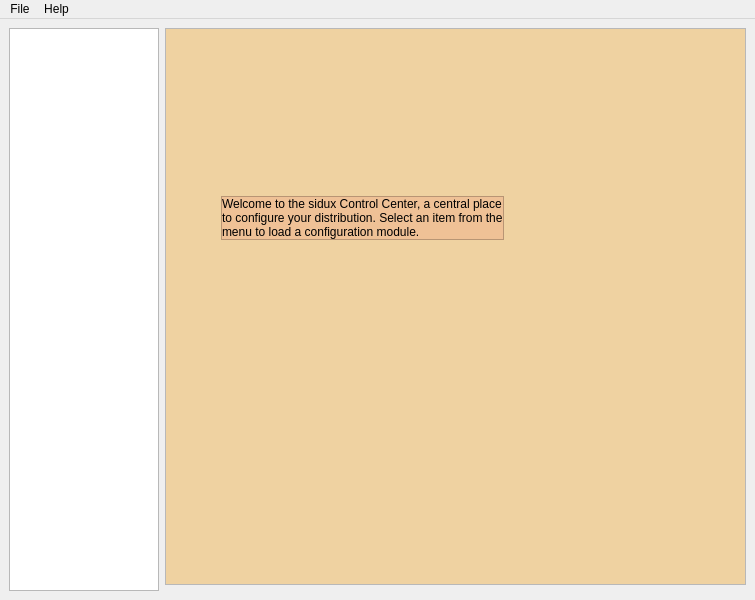
<?xml version="1.0" encoding="UTF-8"?>
<ui version="4.0">
 <class>Starter</class>
 <widget class="QMainWindow" name="Starter">
  <property name="geometry">
   <rect>
    <x>0</x>
    <y>0</y>
    <width>755</width>
    <height>600</height>
   </rect>
  </property>
  <property name="windowTitle">
   <string>sidux Control Center</string>
  </property>
  <widget class="QWidget" name="centralwidget">
   <layout class="QGridLayout" name="gridLayout">
    <item row="0" column="0" rowspan="2">
     <widget class="QListWidget" name="listWidget">
      <property name="sizePolicy">
       <sizepolicy hsizetype="Expanding" vsizetype="Expanding">
        <horstretch>0</horstretch>
        <verstretch>0</verstretch>
       </sizepolicy>
      </property>
      <property name="minimumSize">
       <size>
        <width>150</width>
        <height>0</height>
       </size>
      </property>
      <property name="maximumSize">
       <size>
        <width>150</width>
        <height>16777215</height>
       </size>
      </property>
      <property name="palette">
       <palette>
        <active>
         <colorrole role="AlternateBase">
          <brush brushstyle="SolidPattern">
           <color alpha="255">
            <red>169</red>
            <green>195</green>
            <blue>255</blue>
           </color>
          </brush>
         </colorrole>
        </active>
        <inactive>
         <colorrole role="AlternateBase">
          <brush brushstyle="SolidPattern">
           <color alpha="255">
            <red>169</red>
            <green>195</green>
            <blue>255</blue>
           </color>
          </brush>
         </colorrole>
        </inactive>
        <disabled>
         <colorrole role="AlternateBase">
          <brush brushstyle="SolidPattern">
           <color alpha="255">
            <red>169</red>
            <green>195</green>
            <blue>255</blue>
           </color>
          </brush>
         </colorrole>
        </disabled>
       </palette>
      </property>
      <property name="autoFillBackground">
       <bool>true</bool>
      </property>
      <property name="autoScrollMargin">
       <number>16</number>
      </property>
      <property name="alternatingRowColors">
       <bool>false</bool>
      </property>
      <property name="selectionMode">
       <enum>QAbstractItemView::SingleSelection</enum>
      </property>
      <property name="iconSize">
       <size>
        <width>42</width>
        <height>42</height>
       </size>
      </property>
      <property name="movement">
       <enum>QListView::Static</enum>
      </property>
      <property name="flow">
       <enum>QListView::TopToBottom</enum>
      </property>
      <property name="isWrapping" stdset="0">
       <bool>false</bool>
      </property>
      <property name="layoutMode">
       <enum>QListView::Batched</enum>
      </property>
      <property name="spacing">
       <number>0</number>
      </property>
      <property name="viewMode">
       <enum>QListView::IconMode</enum>
      </property>
      <property name="modelColumn">
       <number>0</number>
      </property>
      <property name="uniformItemSizes">
       <bool>false</bool>
      </property>
      <property name="batchSize">
       <number>100</number>
      </property>
      <property name="selectionRectVisible">
       <bool>true</bool>
      </property>
      <property name="sortingEnabled">
       <bool>false</bool>
      </property>
     </widget>
    </item>
    <item row="0" column="1">
     <widget class="QStackedWidget" name="stackedWidget">
      <property name="enabled">
       <bool>true</bool>
      </property>
      <property name="sizePolicy">
       <sizepolicy hsizetype="Expanding" vsizetype="Expanding">
        <horstretch>0</horstretch>
        <verstretch>0</verstretch>
       </sizepolicy>
      </property>
      <property name="autoFillBackground">
       <bool>true</bool>
      </property>
      <property name="frameShape">
       <enum>QFrame::StyledPanel</enum>
      </property>
      <property name="frameShadow">
       <enum>QFrame::Raised</enum>
      </property>
      <property name="midLineWidth">
       <number>0</number>
      </property>
      <property name="currentIndex">
       <number>0</number>
      </property>
      <widget class="QWidget" name="page1">
       <property name="palette">
        <palette>
         <active>
          <colorrole role="Base">
           <brush brushstyle="SolidPattern">
            <color alpha="255">
             <red>255</red>
             <green>255</green>
             <blue>255</blue>
            </color>
           </brush>
          </colorrole>
          <colorrole role="Window">
           <brush brushstyle="SolidPattern">
            <color alpha="255">
             <red>239</red>
             <green>210</green>
             <blue>161</blue>
            </color>
           </brush>
          </colorrole>
         </active>
         <inactive>
          <colorrole role="Base">
           <brush brushstyle="SolidPattern">
            <color alpha="255">
             <red>255</red>
             <green>255</green>
             <blue>255</blue>
            </color>
           </brush>
          </colorrole>
          <colorrole role="Window">
           <brush brushstyle="SolidPattern">
            <color alpha="255">
             <red>239</red>
             <green>210</green>
             <blue>161</blue>
            </color>
           </brush>
          </colorrole>
         </inactive>
         <disabled>
          <colorrole role="Base">
           <brush brushstyle="SolidPattern">
            <color alpha="255">
             <red>239</red>
             <green>210</green>
             <blue>161</blue>
            </color>
           </brush>
          </colorrole>
          <colorrole role="Window">
           <brush brushstyle="SolidPattern">
            <color alpha="255">
             <red>239</red>
             <green>210</green>
             <blue>161</blue>
            </color>
           </brush>
          </colorrole>
         </disabled>
        </palette>
       </property>
       <property name="autoFillBackground">
        <bool>true</bool>
       </property>
       <layout class="QGridLayout" name="gridLayout_3">
        <property name="margin">
         <number>0</number>
        </property>
        <item row="1" column="1">
         <widget class="QWidget" name="widget" native="true">
          <layout class="QGridLayout" name="gridLayout_2">
           <item row="1" column="1">
            <widget class="QLabel" name="label">
             <property name="text">
              <string>&lt;!DOCTYPE HTML PUBLIC &quot;-//W3C//DTD HTML 4.0//EN&quot; &quot;http://www.w3.org/TR/REC-html40/strict.dtd&quot;&gt;
&lt;html&gt;&lt;head&gt;&lt;meta name=&quot;qrichtext&quot; content=&quot;1&quot; /&gt;&lt;style type=&quot;text/css&quot;&gt;
p, li { white-space: pre-wrap; }
&lt;/style&gt;&lt;/head&gt;&lt;body style=&quot; font-family:'Sans Serif'; font-size:9pt; font-weight:400; font-style:normal;&quot;&gt;
&lt;p style=&quot; margin-top:0px; margin-bottom:0px; margin-left:0px; margin-right:0px; -qt-block-indent:0; text-indent:0px;&quot;&gt;&lt;img src=&quot;/usr/share/siduxcc/kde4/images/logo.png&quot; /&gt;&lt;/p&gt;&lt;/body&gt;&lt;/html&gt;</string>
             </property>
            </widget>
           </item>
           <item row="1" column="0">
            <spacer name="horizontalSpacer">
             <property name="orientation">
              <enum>Qt::Horizontal</enum>
             </property>
             <property name="sizeHint" stdset="0">
              <size>
               <width>40</width>
               <height>20</height>
              </size>
             </property>
            </spacer>
           </item>
           <item row="1" column="2">
            <widget class="QFrame" name="frame">
             <property name="palette">
              <palette>
               <active>
                <colorrole role="Light">
                 <brush brushstyle="SolidPattern">
                  <color alpha="255">
                   <red>97</red>
                   <green>96</green>
                   <blue>87</blue>
                  </color>
                 </brush>
                </colorrole>
                <colorrole role="Base">
                 <brush brushstyle="SolidPattern">
                  <color alpha="255">
                   <red>255</red>
                   <green>255</green>
                   <blue>255</blue>
                  </color>
                 </brush>
                </colorrole>
                <colorrole role="Window">
                 <brush brushstyle="SolidPattern">
                  <color alpha="255">
                   <red>239</red>
                   <green>193</green>
                   <blue>150</blue>
                  </color>
                 </brush>
                </colorrole>
               </active>
               <inactive>
                <colorrole role="Light">
                 <brush brushstyle="SolidPattern">
                  <color alpha="255">
                   <red>97</red>
                   <green>96</green>
                   <blue>87</blue>
                  </color>
                 </brush>
                </colorrole>
                <colorrole role="Base">
                 <brush brushstyle="SolidPattern">
                  <color alpha="255">
                   <red>255</red>
                   <green>255</green>
                   <blue>255</blue>
                  </color>
                 </brush>
                </colorrole>
                <colorrole role="Window">
                 <brush brushstyle="SolidPattern">
                  <color alpha="255">
                   <red>239</red>
                   <green>193</green>
                   <blue>150</blue>
                  </color>
                 </brush>
                </colorrole>
               </inactive>
               <disabled>
                <colorrole role="Light">
                 <brush brushstyle="SolidPattern">
                  <color alpha="255">
                   <red>97</red>
                   <green>96</green>
                   <blue>87</blue>
                  </color>
                 </brush>
                </colorrole>
                <colorrole role="Base">
                 <brush brushstyle="SolidPattern">
                  <color alpha="255">
                   <red>239</red>
                   <green>193</green>
                   <blue>150</blue>
                  </color>
                 </brush>
                </colorrole>
                <colorrole role="Window">
                 <brush brushstyle="SolidPattern">
                  <color alpha="255">
                   <red>239</red>
                   <green>193</green>
                   <blue>150</blue>
                  </color>
                 </brush>
                </colorrole>
               </disabled>
              </palette>
             </property>
             <property name="autoFillBackground">
              <bool>true</bool>
             </property>
             <property name="frameShape">
              <enum>QFrame::StyledPanel</enum>
             </property>
             <property name="frameShadow">
              <enum>QFrame::Raised</enum>
             </property>
             <layout class="QGridLayout" name="gridLayout_4">
              <property name="margin">
               <number>0</number>
              </property>
              <item row="0" column="0">
               <widget class="QLabel" name="label_2">
                <property name="autoFillBackground">
                 <bool>false</bool>
                </property>
                <property name="frameShape">
                 <enum>QFrame::NoFrame</enum>
                </property>
                <property name="frameShadow">
                 <enum>QFrame::Raised</enum>
                </property>
                <property name="text">
                 <string>Welcome to the sidux Control Center, a central place 
to configure your distribution. Select an item from the 
menu to load a configuration module.</string>
                </property>
                <property name="margin">
                 <number>7</number>
                </property>
               </widget>
              </item>
             </layout>
            </widget>
           </item>
          </layout>
         </widget>
        </item>
        <item row="3" column="1">
         <widget class="QLabel" name="label_3">
          <property name="text">
           <string>&lt;!DOCTYPE HTML PUBLIC &quot;-//W3C//DTD HTML 4.0//EN&quot; &quot;http://www.w3.org/TR/REC-html40/strict.dtd&quot;&gt;
&lt;html&gt;&lt;head&gt;&lt;meta name=&quot;qrichtext&quot; content=&quot;1&quot; /&gt;&lt;style type=&quot;text/css&quot;&gt;
p, li { white-space: pre-wrap; }
&lt;/style&gt;&lt;/head&gt;&lt;body style=&quot; font-family:'Sans Serif'; font-size:9pt; font-weight:400; font-style:normal;&quot;&gt;
&lt;p style=&quot; margin-top:0px; margin-bottom:0px; margin-left:0px; margin-right:0px; -qt-block-indent:0; text-indent:0px;&quot;&gt;&lt;img src=&quot;/usr/share/siduxcc/kde4/images/left.png&quot; /&gt;&lt;/p&gt;&lt;/body&gt;&lt;/html&gt;</string>
          </property>
         </widget>
        </item>
        <item row="2" column="1">
         <spacer name="verticalSpacer">
          <property name="orientation">
           <enum>Qt::Vertical</enum>
          </property>
          <property name="sizeHint" stdset="0">
           <size>
            <width>20</width>
            <height>40</height>
           </size>
          </property>
         </spacer>
        </item>
        <item row="4" column="1">
         <spacer name="verticalSpacer_2">
          <property name="orientation">
           <enum>Qt::Vertical</enum>
          </property>
          <property name="sizeHint" stdset="0">
           <size>
            <width>20</width>
            <height>40</height>
           </size>
          </property>
         </spacer>
        </item>
        <item row="0" column="1">
         <spacer name="verticalSpacer_3">
          <property name="orientation">
           <enum>Qt::Vertical</enum>
          </property>
          <property name="sizeHint" stdset="0">
           <size>
            <width>20</width>
            <height>40</height>
           </size>
          </property>
         </spacer>
        </item>
        <item row="1" column="2">
         <spacer name="horizontalSpacer_2">
          <property name="orientation">
           <enum>Qt::Horizontal</enum>
          </property>
          <property name="sizeHint" stdset="0">
           <size>
            <width>40</width>
            <height>20</height>
           </size>
          </property>
         </spacer>
        </item>
       </layout>
      </widget>
      <widget class="QWidget" name="page2">
       <layout class="QGridLayout" name="gridLayout_5">
        <property name="margin">
         <number>4</number>
        </property>
        <property name="horizontalSpacing">
         <number>-1</number>
        </property>
        <item row="1" column="0" colspan="2">
         <widget class="QStackedWidget" name="moduleStackedWidget">
          <property name="enabled">
           <bool>false</bool>
          </property>
          <property name="frameShape">
           <enum>QFrame::NoFrame</enum>
          </property>
          <widget class="QWidget" name="page">
           <property name="enabled">
            <bool>false</bool>
           </property>
          </widget>
         </widget>
        </item>
        <item row="0" column="0">
         <widget class="QLabel" name="titleLabel">
          <property name="text">
           <string>TextLabel</string>
          </property>
         </widget>
        </item>
       </layout>
      </widget>
     </widget>
    </item>
   </layout>
  </widget>
  <widget class="QMenuBar" name="menubar">
   <property name="geometry">
    <rect>
     <x>0</x>
     <y>0</y>
     <width>755</width>
     <height>23</height>
    </rect>
   </property>
   <widget class="QMenu" name="menuFile">
    <property name="title">
     <string>File</string>
    </property>
    <addaction name="quitAction"/>
   </widget>
   <widget class="QMenu" name="menuHelp">
    <property name="title">
     <string>Help</string>
    </property>
    <addaction name="actionSidux_Manual"/>
    <addaction name="actionSidux_Homepage"/>
    <addaction name="separator"/>
    <addaction name="aboutSiduxcc"/>
    <addaction name="aboutKDE"/>
   </widget>
   <addaction name="menuFile"/>
   <addaction name="menuHelp"/>
  </widget>
  <action name="quitAction">
   <property name="text">
    <string>Quit</string>
   </property>
  </action>
  <action name="actionSidux_Homepage">
   <property name="text">
    <string>sidux Homepage</string>
   </property>
  </action>
  <action name="actionSidux_Manual">
   <property name="text">
    <string>sidux Manual</string>
   </property>
  </action>
  <action name="aboutSiduxcc">
   <property name="text">
    <string>About siduxcc</string>
   </property>
  </action>
  <action name="aboutKDE">
   <property name="text">
    <string>About KDE</string>
   </property>
  </action>
 </widget>
 <resources/>
 <connections>
  <connection>
   <sender>listWidget</sender>
   <signal>itemClicked(QListWidgetItem*)</signal>
   <receiver>Starter</receiver>
   <slot>showModule()</slot>
   <hints>
    <hint type="sourcelabel">
     <x>386</x>
     <y>314</y>
    </hint>
    <hint type="destinationlabel">
     <x>399</x>
     <y>299</y>
    </hint>
   </hints>
  </connection>
  <connection>
   <sender>listWidget</sender>
   <signal>currentItemChanged(QListWidgetItem*,QListWidgetItem*)</signal>
   <receiver>Starter</receiver>
   <slot>showModule()</slot>
   <hints>
    <hint type="sourcelabel">
     <x>386</x>
     <y>314</y>
    </hint>
    <hint type="destinationlabel">
     <x>399</x>
     <y>299</y>
    </hint>
   </hints>
  </connection>
  <connection>
   <sender>aboutSiduxcc</sender>
   <signal>activated()</signal>
   <receiver>Starter</receiver>
   <slot>showAboutSiduxcc()</slot>
   <hints>
    <hint type="sourcelabel">
     <x>-1</x>
     <y>-1</y>
    </hint>
    <hint type="destinationlabel">
     <x>399</x>
     <y>299</y>
    </hint>
   </hints>
  </connection>
  <connection>
   <sender>quitAction</sender>
   <signal>activated()</signal>
   <receiver>Starter</receiver>
   <slot>close()</slot>
   <hints>
    <hint type="sourcelabel">
     <x>-1</x>
     <y>-1</y>
    </hint>
    <hint type="destinationlabel">
     <x>399</x>
     <y>299</y>
    </hint>
   </hints>
  </connection>
 </connections>
 <slots>
  <slot>showModule()</slot>
  <slot>showAboutSiduxcc()</slot>
 </slots>
</ui>
